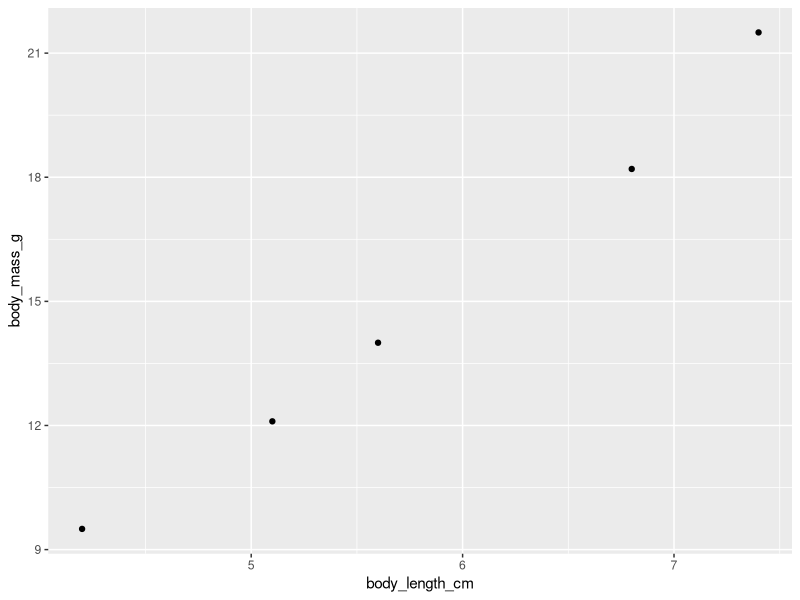
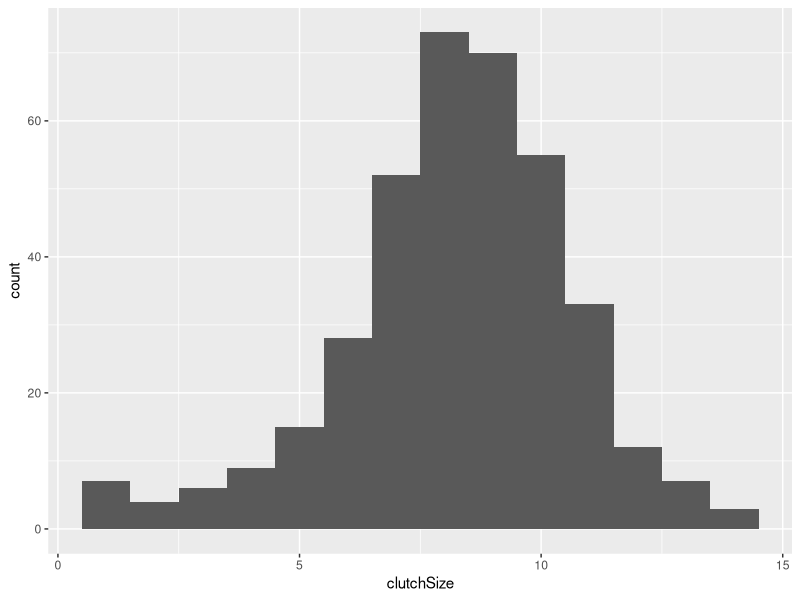
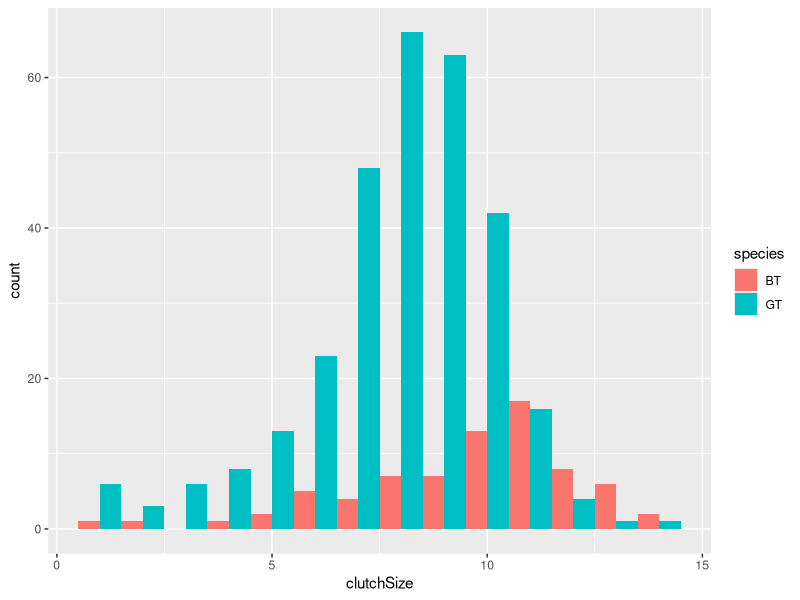
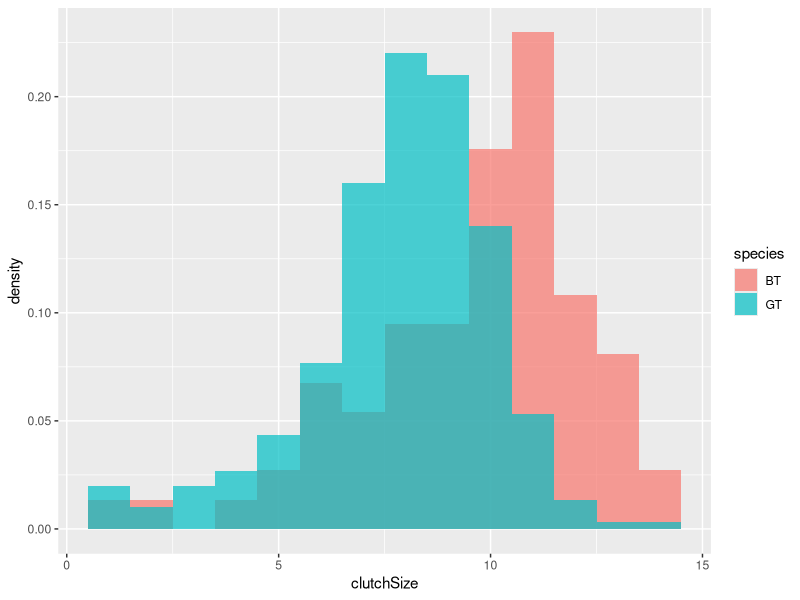
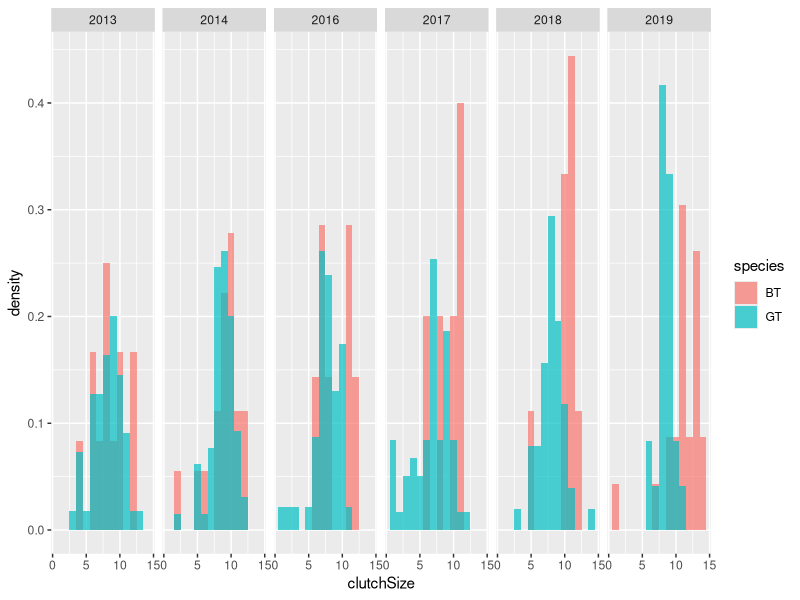
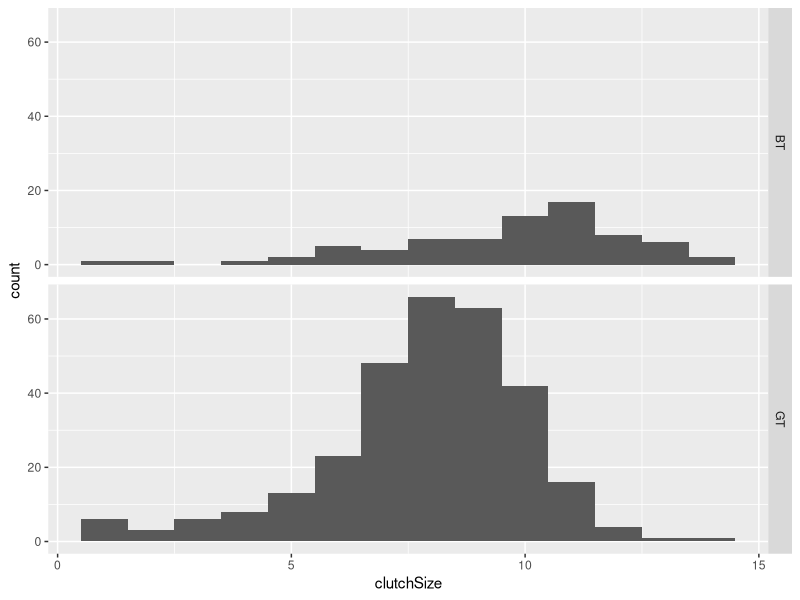
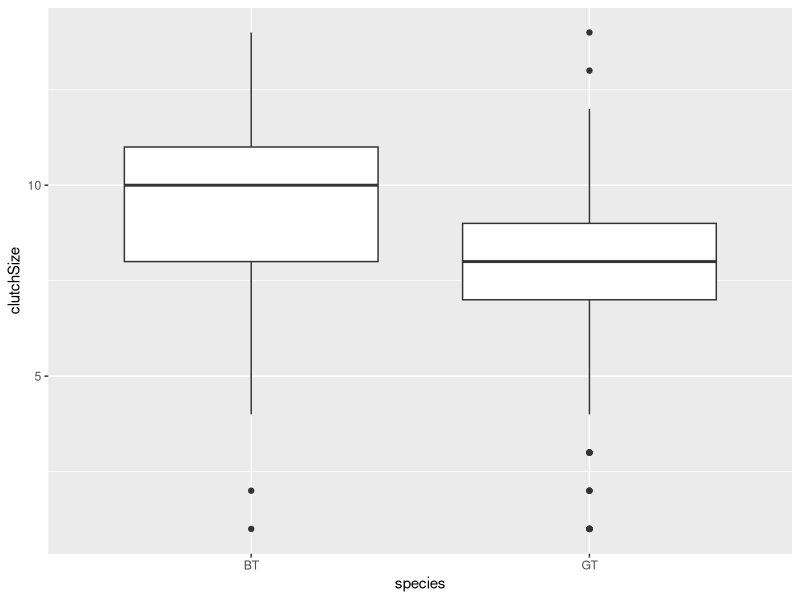
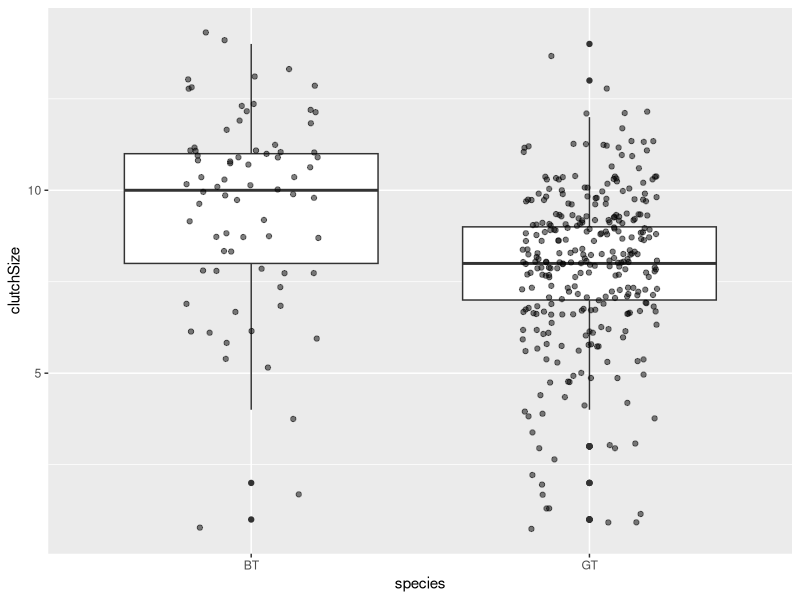

Generate these figures, in order, with R:
## ---- chunk 1
library(tidyverse)

mydata <- data.frame(
  body_length_cm = c(4.2, 5.1, 5.6, 6.8, 7.4),
  body_mass_g = c(9.5, 12.1, 14.0, 18.2, 21.5)
)

ggplot(mydata, aes(x = body_length_cm, y = body_mass_g)) +
  geom_point()
## ---- chunk 2
clutch <- readr::read_csv("CourseData/SDUClutchSize.csv")
## ---- chunk 3
clutch %>%
  ggplot(aes(x = clutchSize)) +
  geom_histogram(binwidth = 1)
## ---- chunk 4
clutch %>%
  ggplot(aes(x = clutchSize, fill = species)) +
  geom_histogram(binwidth = 1, position = "dodge")
## ---- chunk 5
clutch %>%
  ggplot(aes(x = clutchSize, fill = species, y = after_stat(density))) +
  geom_histogram(binwidth = 1, position = "identity", alpha = 0.7)
## ---- chunk 6
clutch %>%
  ggplot(aes(x = clutchSize, fill = species, y = after_stat(density))) +
  geom_histogram(binwidth = 1, position = "identity", alpha = 0.7) +
  facet_grid(. ~ Year)
## ---- chunk 7
clutch %>%
  ggplot(aes(x = clutchSize)) +
  geom_histogram(binwidth = 1) +
  facet_grid(species ~ .)
## ---- chunk 8
clutch %>%
  ggplot(aes(x = species, y = clutchSize)) +
  geom_boxplot()
## ---- chunk 9
set.seed(42)
clutch %>%
  ggplot(aes(x = species, y = clutchSize)) +
  geom_boxplot() +
  geom_jitter(width = 0.2, alpha = 0.5)
## ---- chunk 10
mean_clutch <- clutch %>%
  group_by(species, Year) %>%
  summarise(mean_clutch_size = mean(clutchSize), .groups = "drop")
## ---- chunk 11
mean_clutch %>%
  ggplot(aes(x = Year, y = mean_clutch_size, colour = species)) +
  geom_line() +
  geom_point() +
  ylim(0, 14) +
  ylab("Mean clutch size") +
  ggtitle("Clutch size data from SDU campus")
## ---- chunk 12
birds <- readr::read_csv("CourseData/suburbanBirds.csv") %>%
  mutate(Age = 1975 - Year)
## ---- chunk 13
birds %>%
  ggplot(aes(x = Age, y = nSpecies)) +
  geom_point() +
  ylim(0, 15) +
  xlab("Age of development") +
  ylab("Bird species richness")
## ---- chunk 14
library(patchwork)
set.seed(42)
n <- 50
mv <- 2
v <- 3
shape <- (mv^2) / v
scale <- v / mv

df1 <- data.frame(
  x = rep(c("G1", "G2"), each = n),
  y = c(rnorm(n, mean = mv), rgamma(n, shape = shape, scale = scale))
)

df2 <- df1 %>%
  group_by(x) %>%
  summarise(meanVal = mean(y), sdVal = sd(y), .groups = "drop")

A <- ggplot(df2, aes(x = x, y = meanVal)) +
  geom_bar(stat = "identity", fill = "steelblue") +
  geom_errorbar(
    aes(ymin = meanVal - sdVal / sqrt(n), ymax = meanVal + sdVal / sqrt(n)),
    width = 0.2
  ) +
  theme_minimal() +
  ggtitle("A") +
  ylab("y")

B <- ggplot(df1, aes(x = x, y = y)) +
  geom_boxplot(outlier.shape = NA) +
  geom_jitter(size = 2, width = 0.2) +
  theme_minimal() +
  ggtitle("B") +
  ylab("y")

A | B
## ---- chunk 15
clutch %>%
  count(species, name = "sample_size") %>%
  ggplot(aes(x = species, y = sample_size)) +
  geom_bar(stat = "identity") +
  labs(title = "Sample sizes by species", x = "Species", y = "Sample size")
